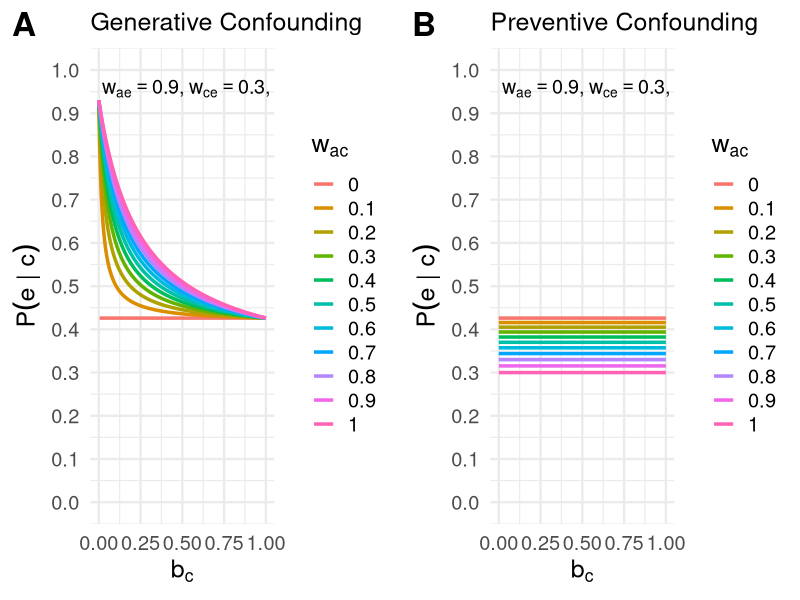
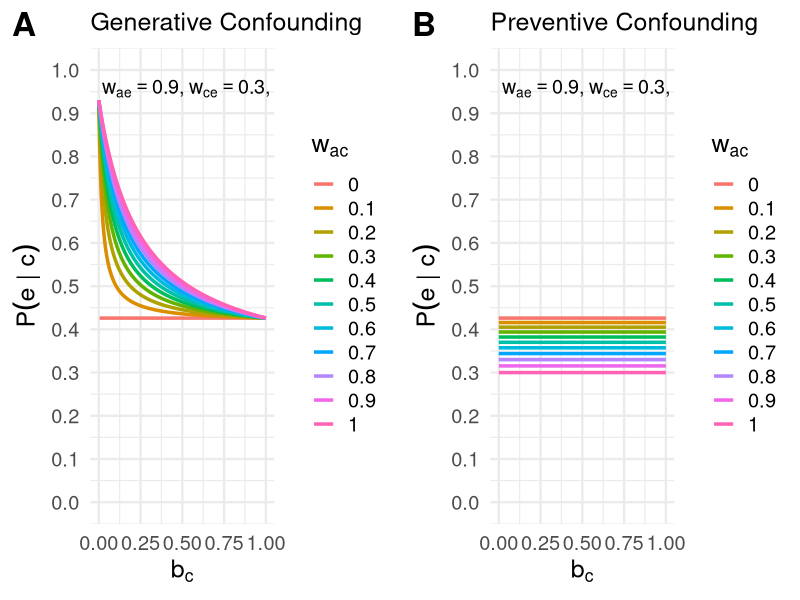

Source code (R) for these figures, in order:
## ---- chunk 1
library(ggplot2)
library(ggpubr)  # ggarrange()

dir.create("figures", showWarnings = FALSE)
## ---- chunk 2
# Equation 4: generative confounding link A -> C
P_ec_cccf <- function(b_c, w_ac, w_ae, w_ce, b_a) {
  numerator   <- w_ac * b_a + b_c * b_a - w_ac * b_c * b_a
  denominator <- w_ac * b_a + b_c - w_ac * b_c * b_a
  P_ac <- numerator / denominator
  w_ce + (1 - w_ce) * w_ae * P_ac
}

# Equations A1 and A2: preventive confounding link A -> C
# P(a|c) under noisy-AND-NOT; b_c cancels out
P_ec_cc_minus_cf <- function(b_c, w_ac, w_ae, w_ce, b_a) {
  P_ac <- (b_a * (1 - w_ac)) / (1 - b_a * w_ac)
  w_ce + (P_ac * w_ae) - (w_ce * P_ac * w_ae)
}
## ---- chunk 3
w_ae <- 0.9
w_ce <- 0.3
b_a  <- 0.2

w_ac_vals <- seq(0, 1, by = 0.1)             # one line per value of w_ac
b_c_vals  <- seq(0, 1, length.out = 200)     # x-axis

df <- expand.grid(b_c = b_c_vals, w_ac = w_ac_vals)
df$P_ec_gen  <- with(df, P_ec_cccf(b_c, w_ac, w_ae, w_ce, b_a))
df$P_ec_prev <- with(df, P_ec_cc_minus_cf(b_c, w_ac, w_ae, w_ce, b_a))

# Annotation of the fixed parameters
param_label <- bquote(
  w[ae] == .(w_ae) * "," ~
  w[ce] == .(w_ce) * "," ~
  b[a]  == .(b_a)
)
## ---- chunk 4
plot_pec <- function(yvar, title) {
  ggplot(df, aes(x = b_c, y = .data[[yvar]], color = factor(w_ac))) +
    geom_line(linewidth = 1.2) +
    labs(
      x = expression(b[c]),
      y = expression(P(e~"|"~c)),
      color = expression(w[ac]),
      title = title
    ) +
    annotate(
      "text",
      x = 0.02, y = 0.98,
      label = as.expression(param_label),
      hjust = 0, vjust = 1,
      size = 5
    ) +
    scale_y_continuous(limits = c(0, 1), breaks = seq(0, 1, by = 0.1)) +
    theme_minimal(base_size = 18) +
    theme(plot.title = element_text(size = 18))
}

gen  <- plot_pec("P_ec_gen",  "Generative Confounding")
prev <- plot_pec("P_ec_prev", "Preventive Confounding")

figureA1 <- ggarrange(gen, prev,
                      labels = c("A", "B"),
                      font.label = list(size = 24, color = "black"),
                      ncol = 2, nrow = 1)
figureA1

ggsave("figures/FigureA1.pdf", figureA1, width = 12, height = 6)
## ---- chunk 5
sessionInfo()
